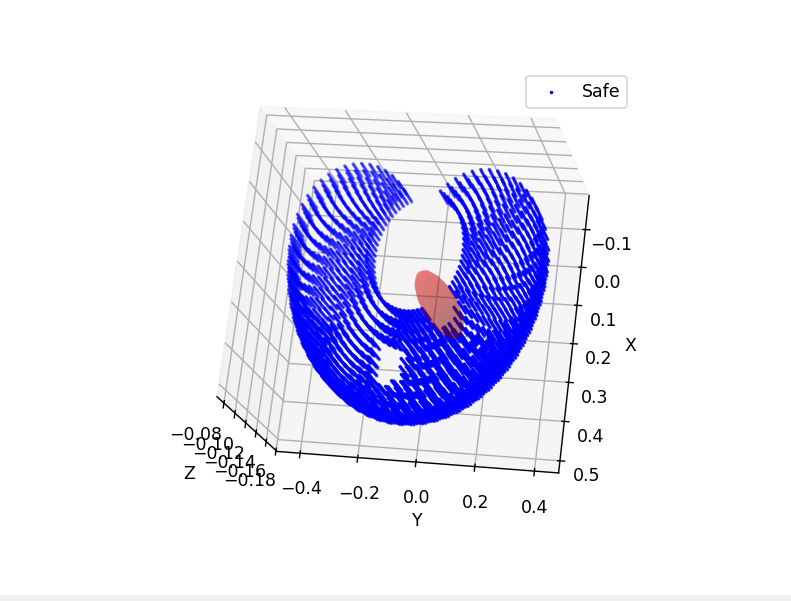
#> input picture point_cloud.png, 791 x 601 px; its folder holds only this picture in this run
$ python -i recess_recognition.py   (imports and definitions only)
#> lines starting #> are read from the running program, lines starting #| are printed output that depends on the picture; after the words box and inside, x2 and y2 are one past the last pixel; in counts of white or black regions, pixels touching at a corner belong together
#> further down, picture is the input picture: shape (601, 791, 3); mean B, G, R 249.4, 231.7, 232
from typing import Dict, List, Sequence, Tuple

import cv2
import numpy as np


TOP_TRAY_RECT_PIXELS = (150, 22, 245, 464)
TOP_TRAY_SLOT_MAP = (
    {"slot_index": 0, "slot_rect": (168, 32, 62, 72), "expected_labels": ("cross",)},
    {"slot_index": 1, "slot_rect": (232, 32, 72, 72), "expected_labels": ("rectangle",)},
    {"slot_index": 2, "slot_rect": (306, 32, 72, 72), "expected_labels": ("square",)},
    {"slot_index": 3, "slot_rect": (168, 104, 62, 76), "expected_labels": ("star",)},
    {"slot_index": 4, "slot_rect": (232, 104, 72, 76), "expected_labels": ("pentagon",)},
    {"slot_index": 5, "slot_rect": (306, 104, 72, 76), "expected_labels": ("triangle",)},
    {"slot_index": 6, "slot_rect": (168, 180, 62, 82), "expected_labels": ("four_leaf",)},
    {"slot_index": 7, "slot_rect": (232, 180, 72, 82), "expected_labels": ("parallelogram",)},
    {"slot_index": 8, "slot_rect": (306, 180, 72, 82), "expected_labels": ("circle",)},
    {"slot_index": 9, "slot_rect": (168, 252, 62, 74), "expected_labels": ("cross",)},
    {"slot_index": 10, "slot_rect": (232, 252, 72, 74), "expected_labels": ("rectangle",)},
    {"slot_index": 11, "slot_rect": (306, 252, 72, 74), "expected_labels": ("square",)},
    {"slot_index": 12, "slot_rect": (168, 326, 62, 78), "expected_labels": ("star",)},
    {"slot_index": 13, "slot_rect": (232, 326, 72, 78), "expected_labels": ("pentagon",)},
    {"slot_index": 14, "slot_rect": (306, 326, 72, 78), "expected_labels": ("triangle",)},
    {"slot_index": 15, "slot_rect": (168, 404, 62, 76), "expected_labels": ("four_leaf",)},
    {"slot_index": 16, "slot_rect": (232, 404, 72, 76), "expected_labels": ("parallelogram",)},
    {"slot_index": 17, "slot_rect": (306, 404, 72, 76), "expected_labels": ("circle",)},
)


def _template_contour_for_label(label: str) -> np.ndarray:
    templates = {
        "square": np.array([[20, 20], [80, 20], [80, 80], [20, 80]], dtype=np.float32),
        "rectangle": np.array([[15, 25], [85, 25], [85, 75], [15, 75]], dtype=np.float32),
        "parallelogram": np.array([[20, 25], [80, 25], [70, 75], [10, 75]], dtype=np.float32),
        "four_leaf": np.array(
            [[50, 10], [62, 28], [80, 40], [62, 52], [50, 70], [38, 52], [20, 40], [38, 28]],
            dtype=np.float32,
        ),
    }
    points = templates.get(label)
    if points is None:
        return np.array([[[20, 20]], [[80, 20]], [[80, 80]], [[20, 80]]], dtype=np.int32)
    return points.reshape((-1, 1, 2)).astype(np.int32)


class TopTrayRecessRecognizer:
    def __init__(self):
        self.class_names = (
            "cross",
            "rectangle",
            "square",
            "star",
            "pentagon",
            "triangle",
            "four_leaf",
            "parallelogram",
            "circle",
        )
        self.last_debug: Dict[str, np.ndarray | None] = {}

    def build_top_tray_mask(self, frame: np.ndarray) -> np.ndarray:
        height, width = frame.shape[:2]
#> height = 601; width = 791
        mask = np.zeros((height, width), dtype=np.uint8)
        x, y, w, h = TOP_TRAY_RECT_PIXELS
        cv2.rectangle(mask, (x, y), (x + w, y + h), 255, -1)
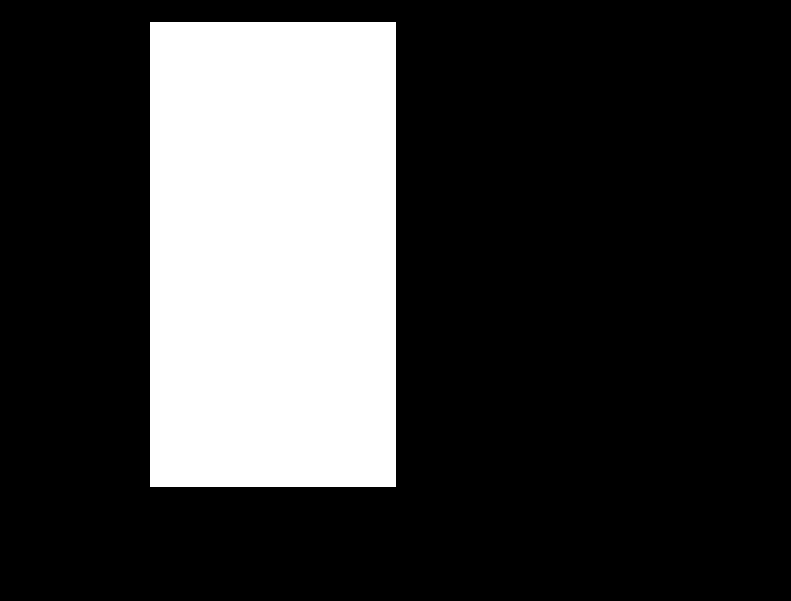
#> mask: shape (601, 791); 24.1% white; 1 white region, box (x1, y1, x2, y2) and area: (150, 22, 396, 487) 114390
        return mask

    # [9 lines left out: function draw_layout, not called in this run]

    def _expanded_slot_rect(self, slot: dict) -> Tuple[int, int, int, int]:
        x, y, w, h = slot["slot_rect"]
        left_pad = 10
        right_pad = 6
        top_pad = 4
        bottom_pad = 12
        x = max(0, x - left_pad)
        y = max(0, y - top_pad)
        w = w + left_pad + right_pad
        h = h + top_pad + bottom_pad
        return x, y, w, h

    def _smooth_slot_contour(self, contour: np.ndarray) -> np.ndarray:
        area = float(cv2.contourArea(contour))
        perimeter = float(cv2.arcLength(contour, True))
        if area < 40.0 or perimeter == 0.0:
            return contour

        bbox_x, bbox_y, bbox_w, bbox_h = cv2.boundingRect(contour)
        mask = np.zeros((bbox_h + 8, bbox_w + 8), dtype=np.uint8)
        shifted = contour.astype(np.int32) - np.array([[[bbox_x - 4, bbox_y - 4]]], dtype=np.int32)
        cv2.drawContours(mask, [shifted], -1, 255, -1)
        kernel = np.ones((3, 3), dtype=np.uint8)
        mask = cv2.morphologyEx(mask, cv2.MORPH_CLOSE, kernel)
        mask = cv2.dilate(mask, kernel, iterations=1)
        contours, _ = cv2.findContours(mask, cv2.RETR_EXTERNAL, cv2.CHAIN_APPROX_SIMPLE)
        if not contours:
            return contour
        smoothed = max(contours, key=cv2.contourArea) + np.array([[[bbox_x - 4, bbox_y - 4]]], dtype=np.int32)
        return smoothed

    def get_slot_map(self):
        return list(TOP_TRAY_SLOT_MAP)

    def extract_slot_contour(self, frame: np.ndarray, slot: dict):
        x, y, w, h = self._expanded_slot_rect(slot)
        roi = frame[y : y + h, x : x + w]
        gray = cv2.cvtColor(roi, cv2.COLOR_BGR2GRAY)
        blur = cv2.GaussianBlur(gray, (5, 5), 0)
        bright_threshold = int(min(245, max(170, float(np.mean(blur)) + 12.0)))
        _, global_mask = cv2.threshold(blur, bright_threshold, 255, cv2.THRESH_BINARY)
        adaptive_mask = cv2.adaptiveThreshold(
            blur,
            255,
            cv2.ADAPTIVE_THRESH_GAUSSIAN_C,
            cv2.THRESH_BINARY,
            21,
            -3,
        )
        mask = cv2.bitwise_or(global_mask, adaptive_mask)
        kernel = np.ones((3, 3), dtype=np.uint8)
        mask = cv2.morphologyEx(mask, cv2.MORPH_OPEN, kernel)
        mask = cv2.morphologyEx(mask, cv2.MORPH_CLOSE, kernel)
        contours, _ = cv2.findContours(mask, cv2.RETR_EXTERNAL, cv2.CHAIN_APPROX_SIMPLE)
        if not contours:
            return None
        contour = max(contours, key=cv2.contourArea)
        if cv2.contourArea(contour) < 40.0:
            return None
        contour = contour + np.array([[[x, y]]], dtype=np.int32)
        return self._smooth_slot_contour(contour)

    def classify_slot_contour(self, contour: np.ndarray, expected_labels: tuple[str, ...]) -> dict:
        area = float(cv2.contourArea(contour))
        perimeter = float(cv2.arcLength(contour, True))
        epsilon = 0.02 * perimeter if perimeter else 0.0
        approx = cv2.approxPolyDP(contour, epsilon, True)
        x, y, w, h = cv2.boundingRect(contour)
        aspect_ratio = w / h if h else 0.0
        circularity = 0.0 if perimeter == 0 else (4.0 * np.pi * area) / (perimeter * perimeter)
        hull = cv2.convexHull(contour)
        hull_area = float(cv2.contourArea(hull)) if len(hull) >= 3 else area
        solidity = area / hull_area if hull_area else 0.0

        best_label = expected_labels[0]
        best_similarity = -1.0
        for label in expected_labels:
            template = _template_contour_for_label(label)
            similarity = float(np.exp(-cv2.matchShapes(contour, template, cv2.CONTOURS_MATCH_I1, 0.0)))
            if similarity > best_similarity:
                best_similarity = similarity
                best_label = label

        if best_label == "square" and len(approx) == 4 and 0.80 <= aspect_ratio <= 1.20:
            return {"label": "square", "confidence": max(0.90, best_similarity)}
        if best_label == "rectangle" and len(approx) == 4:
            return {"label": "rectangle", "confidence": max(0.88, best_similarity)}
        if best_label == "parallelogram" and len(approx) == 4:
            return {"label": "parallelogram", "confidence": max(0.88, best_similarity)}
        if best_label == "four_leaf" and solidity > 0.76 and circularity > 0.40:
            return {"label": "four_leaf", "confidence": max(0.88, best_similarity)}
        return {"label": best_label, "confidence": max(0.75, best_similarity)}

    def detect_recesses(self, frame: np.ndarray) -> list[dict]:
        detections = []
        tray_mask = self.build_top_tray_mask(frame)
        masked_frame = cv2.bitwise_and(frame, frame, mask=tray_mask)
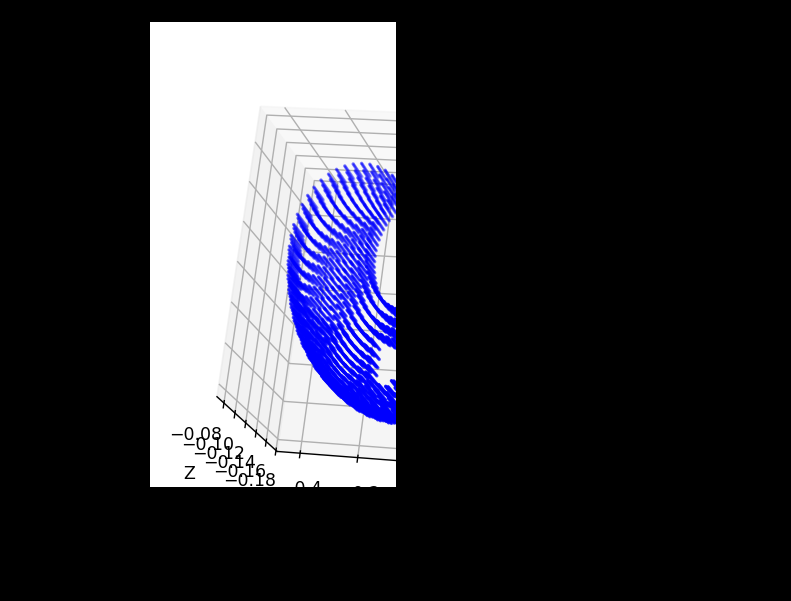
#> masked_frame: shape (601, 791, 3); mean B, G, R 59, 51.4, 51.4
        tray_pixels = masked_frame[tray_mask > 0]
        if tray_pixels.size > 0:
            tray_reference = np.median(tray_pixels, axis=0).astype(np.float32)
#> tray_reference = [255, 255, 255]
            color_distance = np.linalg.norm(frame.astype(np.float32) - tray_reference, axis=2)
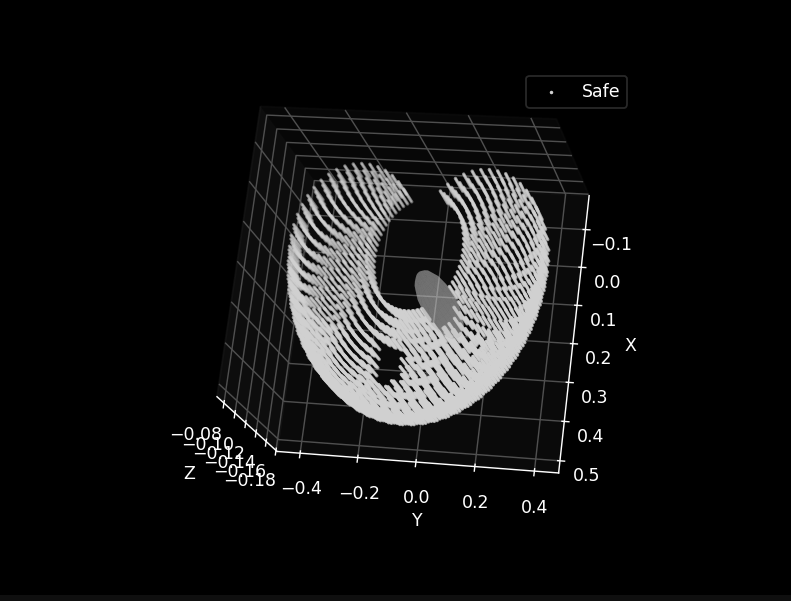
#> color_distance: shape (601, 791) float32; min 0, max 441.7, mean 34.5; drawn with min black and max white
            object_mask = np.where((color_distance >= 16.0) & (tray_mask > 0), 255, 0).astype(np.uint8)
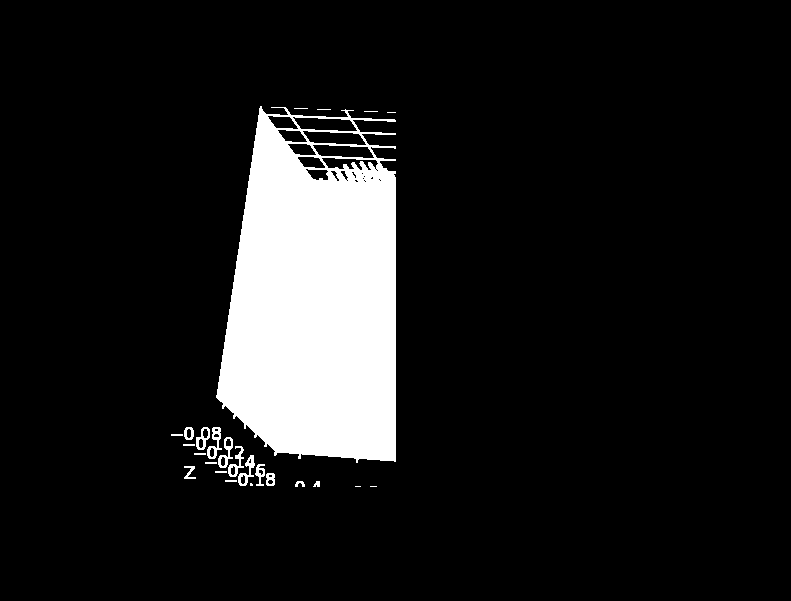
#> object_mask: shape (601, 791); 10.7% white; 25 white regions (7 under 20 px), largest, box (x1, y1, x2, y2) and area: (216, 106, 396, 463) 49134, (207, 427, 222, 459) 201, (238, 455, 255, 486) 194
            kernel = np.ones((3, 3), dtype=np.uint8)
            object_mask = cv2.morphologyEx(object_mask, cv2.MORPH_OPEN, kernel)
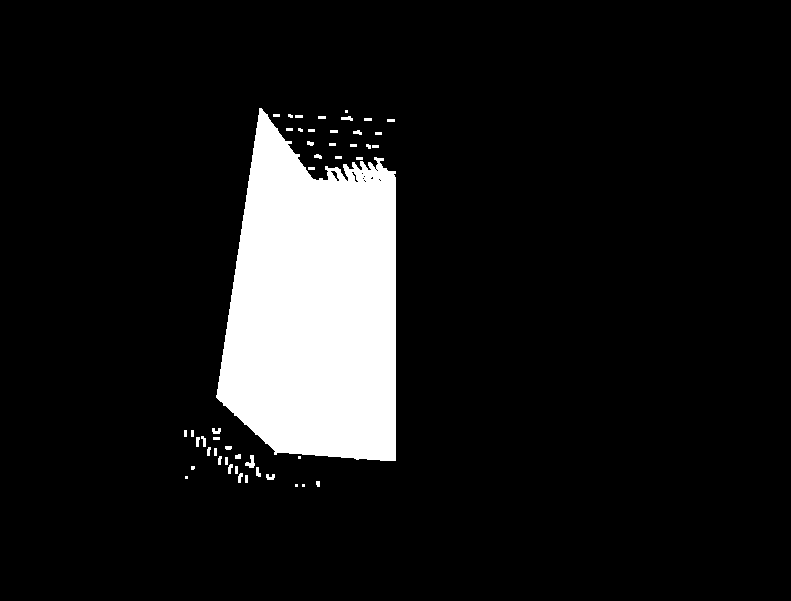
#> object_mask: shape (601, 791); 10.3% white; 49 white regions (9 under 20 px), largest, box (x1, y1, x2, y2) and area: (216, 108, 396, 461) 47714, (245, 455, 255, 468) 71, (212, 428, 221, 434) 41
            object_mask = cv2.morphologyEx(object_mask, cv2.MORPH_CLOSE, kernel)
#> object_mask: shape (601, 791); 10.3% white; 38 white regions (6 under 20 px), largest, box (x1, y1, x2, y2) and area: (216, 108, 396, 461) 47882, (225, 457, 248, 483) 156, (245, 455, 261, 477) 112
        else:
            object_mask = np.zeros(frame.shape[:2], dtype=np.uint8)
        self.last_debug = {"tray_mask": tray_mask, "object_mask": object_mask}
        for slot in self.get_slot_map():
            contour = self.extract_slot_contour(frame, slot)
            if contour is None:
                continue
            result = self.classify_slot_contour(contour, tuple(slot["expected_labels"]))
            moments = cv2.moments(contour)
            if moments["m00"] == 0:
                continue
            centroid = (
                int(moments["m10"] / moments["m00"]),
                int(moments["m01"] / moments["m00"]),
            )
            x, y, w, h = cv2.boundingRect(contour)
            detections.append(
                {
                    "slot_index": slot["slot_index"],
                    "label": result["label"],
                    "confidence": result["confidence"],
                    "centroid": centroid,
                    "contour": contour,
                    "bbox": (x, y, w, h),
                }
            )
#> this loop made 18 passes
#> (bright_threshold in extract_slot_contour, epsilon in classify_slot_contour) on passes 5, 6, 9, 12, 13, 17, 18: (245, 7.94), (231, 17.75), (170, 12.51), (170, 2.29), (245, 7.14), (234, 16.37), (235, 6.28)
#> (bright_threshold in extract_slot_contour, epsilon in classify_slot_contour) on passes 3, 8, 10, 11, 15: (245, 7.36), (228, 5.45), (245, 6.68), (207, 6.65), (170, 5.4)
#> pass 1, in _smooth_slot_contour, `mask = cv2.morphologyEx(mask, cv2.MORPH_CLOSE, kernel)`:
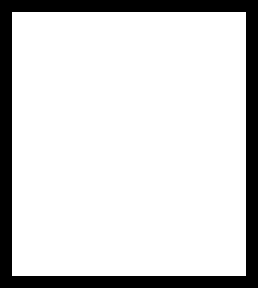
#> mask: shape (96, 86) (shown 3 times larger); 83.1% white; 1 black region, box (x1, y1, x2, y2) and area: (0, 0, 86, 96) 1392
#> after the loop, detections = 18 items
        return detections

    # [39 lines left out: functions draw_detections, get_debug_views, not called in this run]

>>> import cv2
>>> picture = cv2.imread('../../../point_cloud.png')
>>> result = TopTrayRecessRecognizer().detect_recesses(picture)
#> result = 18 items
